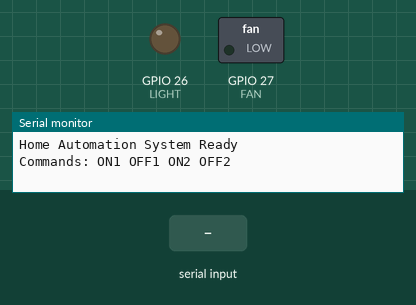
This sketch was run on a simulated ESP32. Parts: switched loads named in the sketch (green lamp = pin HIGH), output pins drawn as LEDs (lit = HIGH), the last lines printed to the serial monitor. The inputs (shaded band) are chosen by the test bench.

Above: at 1.2 s.
1.3 s: "ON1\n" received over Serial
At 2.5 s:
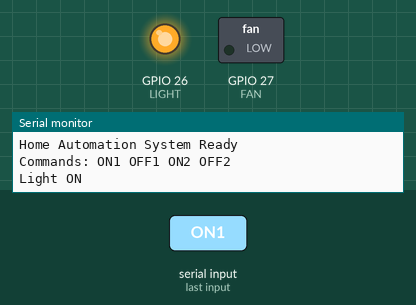
2.8 s: "ON2\n" received over Serial
At 3.7 s:
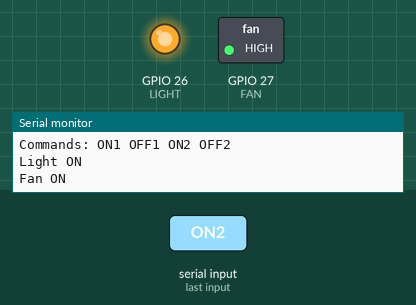
4.3 s: "OFF1\n" received over Serial
At 4.8 s:
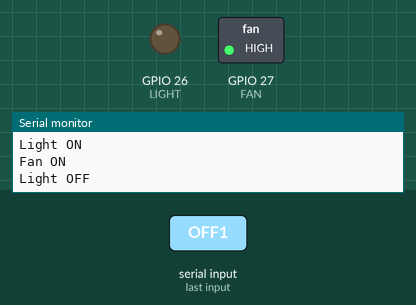
Timing chart, 0 to 7.3 s (numbered marks = the images above; inputs shaded):
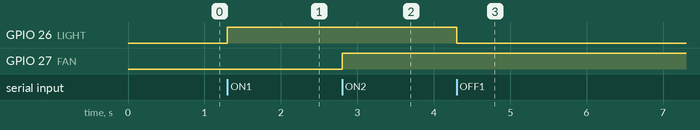

The sketch:

main.ino
```cpp
#define LIGHT 26
#define FAN 27

void setup() {
  Serial.begin(9600);
  pinMode(LIGHT, OUTPUT);
  pinMode(FAN, OUTPUT);

  Serial.println("Home Automation System Ready");
  Serial.println("Commands: ON1 OFF1 ON2 OFF2");
}

void loop() {
  if (Serial.available()) {
    String command = Serial.readStringUntil('\n');
    command.trim();

    if (command == "ON1") {
      digitalWrite(LIGHT, HIGH);
      Serial.println("Light ON");
    }
    else if (command == "OFF1") {
      digitalWrite(LIGHT, LOW);
      Serial.println("Light OFF");
    }
    else if (command == "ON2") {
      digitalWrite(FAN, HIGH);
      Serial.println("Fan ON");
    }
    else if (command == "OFF2") {
      digitalWrite(FAN, LOW);
      Serial.println("Fan OFF");
    }
    else {
      Serial.println("Invalid Command");
    }
  }
}
```

Measured:
- after the input at 1.3 s, GPIO 26 (LIGHT): LOW → HIGH at once
- after the input at 2.8 s, GPIO 27 (FAN): LOW → HIGH at once
- after the input at 4.3 s, GPIO 26 (LIGHT): HIGH → LOW at once
